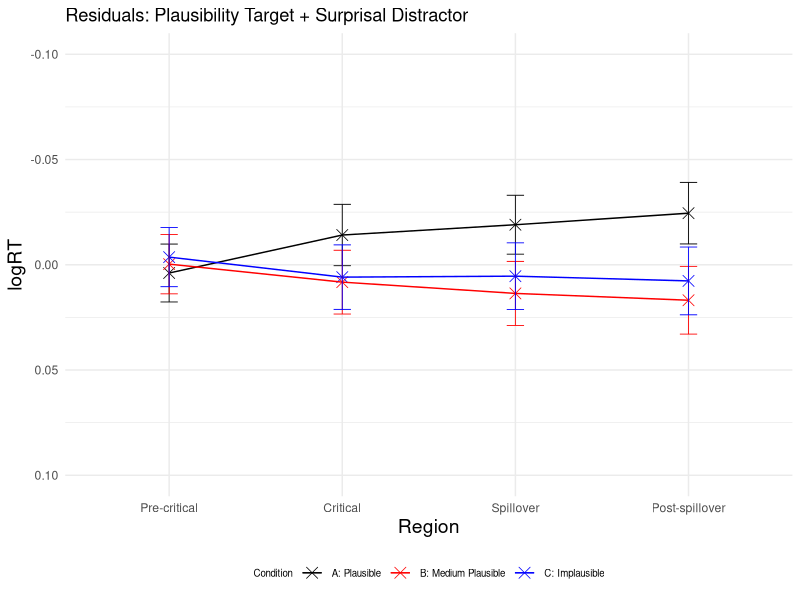
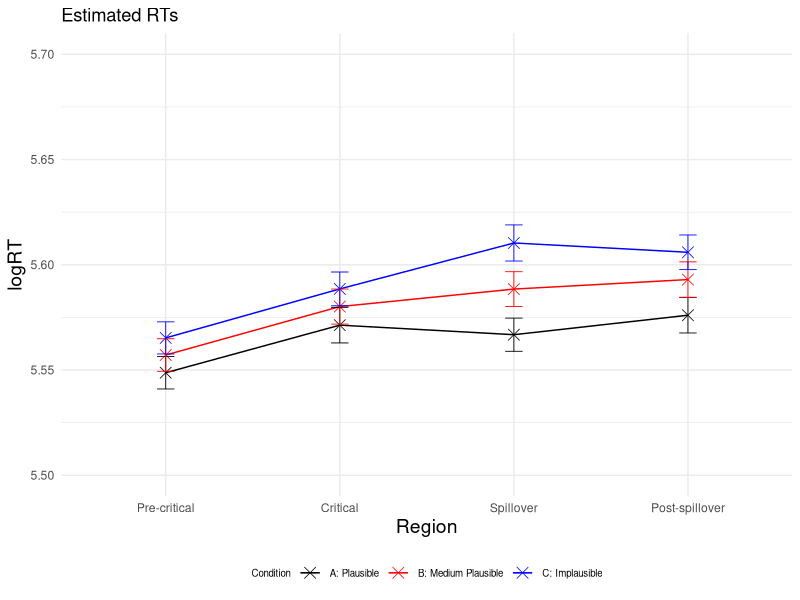
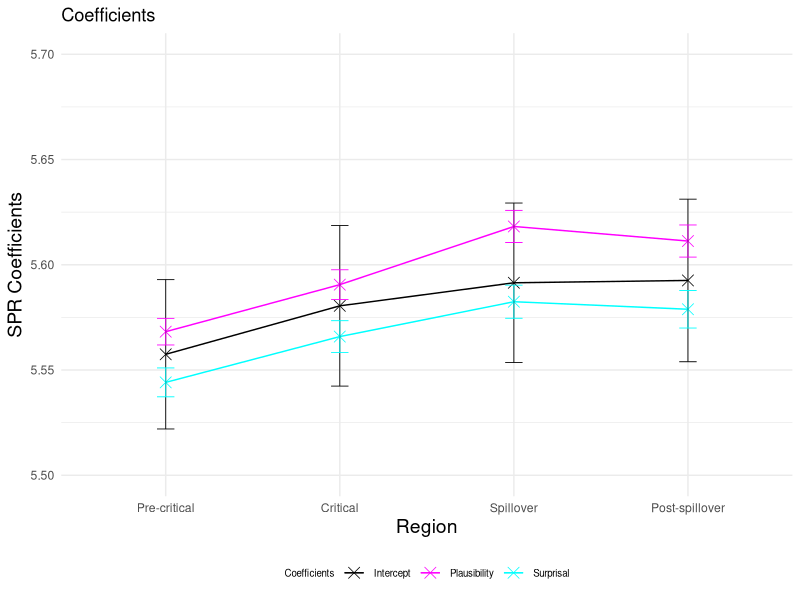
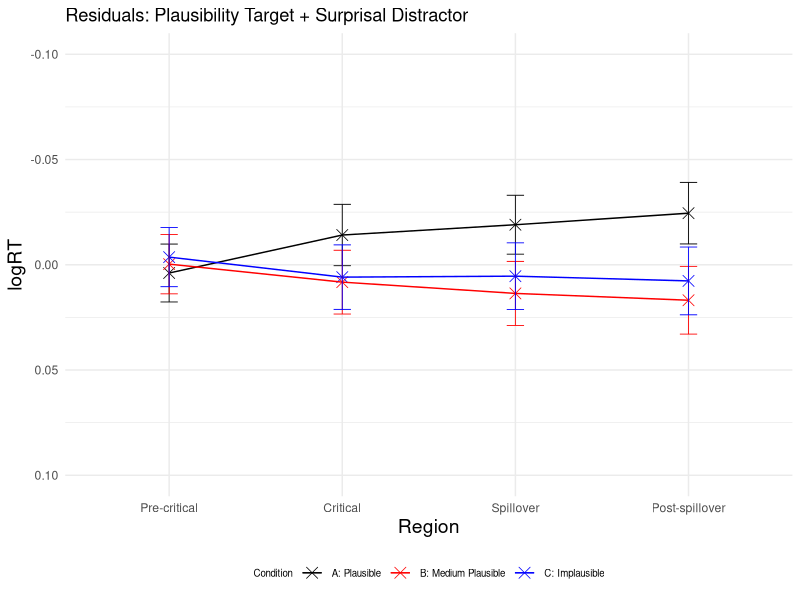
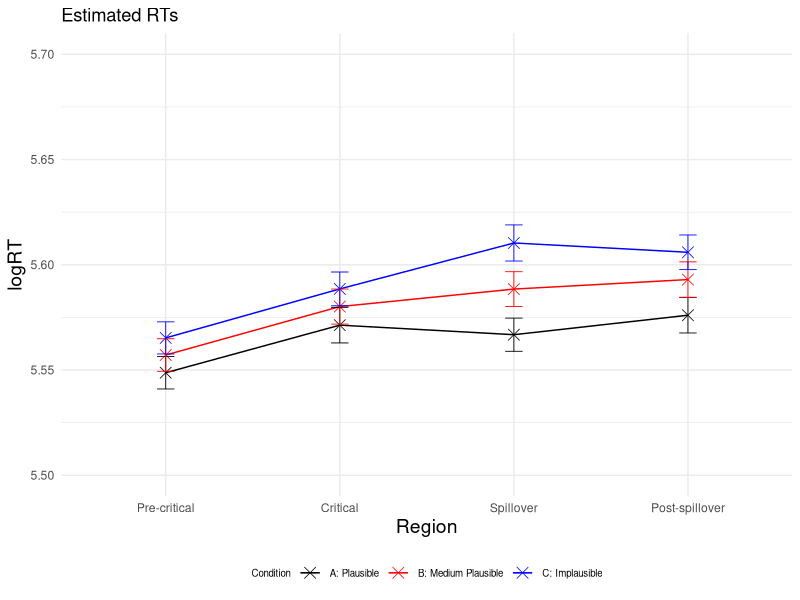
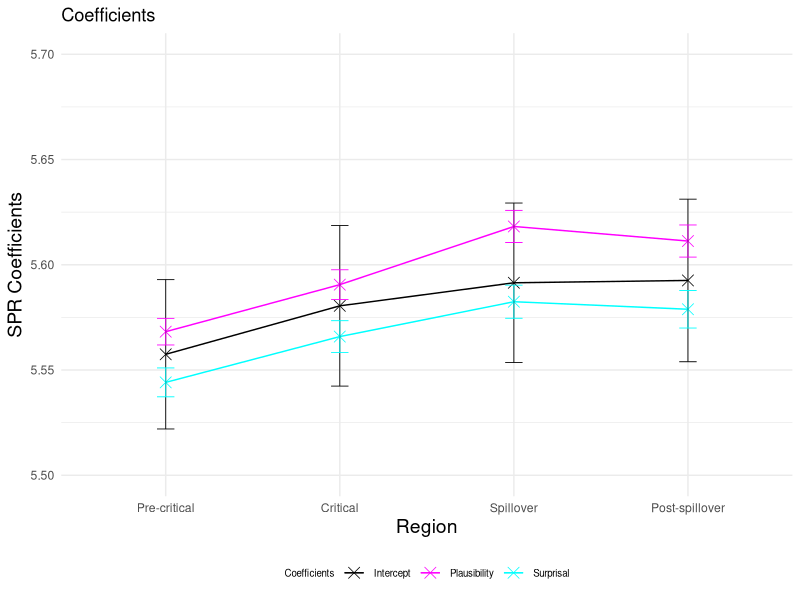

R code for these plots, in order:
### LMER ###
# load lme4 package
library(lme4)
library(lmerTest)
library(dplyr)
library(ggplot2)

setwd("~/Downloads/Master_Thesis/3_SPR_Study/Results/")
GP6 <- read.csv("GP6SPR_processed.csv")

residuals <- data.frame(
  Region = character(0),
  Condition = character(0),
  Residual = numeric(0),
  SE_Residual = numeric(0)
)

logRT_estimated <- data.frame(
  Region = character(0),
  Condition = character(0),
  Estimated_logRT = numeric(0),
  SE_Estimated = numeric(0)
)

p_values <- data.frame(
  Region = character(0),
  p_value_plausibility_target = numeric(0),
  p_value_surprisal_distractor = numeric(0)
)

SPR_coefficients <- data.frame(
  Region = character(0),
  Estimate = character(0),
  Estimate_value = numeric(0),
  Estimate_error = numeric(0)
)

regions <- c("Pre-critical", "Critical", "Spillover", "Post-spillover") 
conditions <- c("A", "B", "C") 

for (region in regions) 
{
  # Precritical region
  region_subset <- subset(GP6, Region == region)

  # standardise predictors
  region_subset$scaled_Plaus_per_region <- scale(region_subset$SPR_Plaus_Rating)
  region_subset$scaled_Surprisaldist_per_region <- scale(region_subset$Surprisal_distractor)
  # invert predictor plausibility
  region_subset$inverted_scaled_Plaus_per_region <- (region_subset$scaled_Plaus_per_region) * (-1)
  #log transform reading times
  region_subset$logRT_per_region <- log(region_subset$ReadingTime)
  
  
  # define and run the linear mixed-effects regression model for the precritical region 
  model_per_region <- lmerTest::lmer(logRT_per_region ~ inverted_scaled_Plaus_per_region + scaled_Surprisaldist_per_region + 
                              (1 + inverted_scaled_Plaus_per_region + scaled_Surprisaldist_per_region | Subject) + 
                              (1 + inverted_scaled_Plaus_per_region + scaled_Surprisaldist_per_region | Item), data = region_subset)
  
  # print the summary of the model
  summary_per_region <- summary(model_per_region)
  print(summary_per_region)
  
  # calculate p-values
  p_values_per_region <- summary_per_region$coefficients[, "Pr(>|t|)"]
  new_row_p_value <- data.frame(Region = region, 
                                p_value_plausibility_target = p_values_per_region[2], 
                                p_value_surprisal_distractor = p_values_per_region[3])
  p_values <- rbind(p_values, new_row_p_value)
  
  # extract intercept and coefficients added to intercept
  coefficients_per_region <- summary_per_region$coefficients
  intercept <- coefficients_per_region["(Intercept)", 1]
  plaus_target_coeff <- coefficients_per_region["(Intercept)", 1] + coefficients_per_region["inverted_scaled_Plaus_per_region", 1]
  surprisal_distractor_coeff <- coefficients_per_region["(Intercept)", 1] + coefficients_per_region["scaled_Surprisaldist_per_region", 1]
  
  # add error bars for coefficients and intercept
  new_row_coefficient <- data.frame(Region = region, Estimate = "Intercept", Estimate_value = intercept, Estimate_error = coefficients_per_region["(Intercept)", 2])
  SPR_coefficients <- rbind(SPR_coefficients, new_row_coefficient)
  
  new_row_coefficient <- data.frame(Region = region, Estimate = "Plausability", Estimate_value = plaus_target_coeff, Estimate_error = coefficients_per_region["inverted_scaled_Plaus_per_region", 2])
  SPR_coefficients <- rbind(SPR_coefficients, new_row_coefficient)
  
  new_row_coefficient <- data.frame(Region = region, Estimate = "Surprizal", Estimate_value = surprisal_distractor_coeff, Estimate_error = coefficients_per_region["scaled_Surprisaldist_per_region", 2])
  SPR_coefficients <- rbind(SPR_coefficients, new_row_coefficient)
  
  for (condition in conditions)
  {
    #####predict condition A, precritical#####
    region_per_condition <- subset(region_subset, Condition == condition)
    region_per_condition$region_per_condition_Predicted <- predict(model_per_region, newdata = region_per_condition,  type = "response")
    
    # calculate residuals
    Residual_region_per_condition <- mean(region_per_condition$logRT_per_region) - mean(region_per_condition$region_per_condition_Predicted)
    Residual_region_per_condition
    # observed RT for condition A precritical
    region_per_condition_logRT_observed <- mean(region_per_condition$logRT_per_region)
   # if (condition == "C") 
   #  {
   #  print(region_per_condition_logRT_observed)
   # }
    # estimated RT for condition A precritical
    region_per_condition_logRT_estimated <- mean(region_per_condition$region_per_condition_Predicted)
    region_per_condition_logRT_estimated
    
    # calculate standard error for residuals
    SE_residuals_region_per_condition <- sqrt(sd(region_per_condition$logRT, na.rm = TRUE)^2/length(region_per_condition$logRT) + sd(region_per_condition$region_per_condition_Predicted, na.rm = TRUE)^2/length(region_per_condition$region_per_condition_Predicted))
    
    new_row_residuals <- data.frame(Region = region, Condition = condition, Residual = Residual_region_per_condition, SE_Residual = SE_residuals_region_per_condition)
    residuals <- rbind(residuals, new_row_residuals)
    
    # calculate standard error for logRT estimated
    ##
    SE_estimated_region_per_condition <- sd(region_per_condition$region_per_condition_Predicted, na.rm = TRUE) / sqrt(length(region_per_condition$region_per_condition_Predicted)) 
    
    new_row_logRT_estimated <- data.frame(Region = region, Condition = condition, Estimated_logRT = region_per_condition_logRT_estimated, SE_Estimated = SE_estimated_region_per_condition)
    logRT_estimated <- rbind(logRT_estimated, new_row_logRT_estimated)
  }
}

# plot residuals
# Create a line plot 
p <- ggplot(residuals, aes(x = factor(Region, levels = c("Pre-critical", "Critical", "Spillover", "Post-spillover")), 
                           y = Residual, color = Condition, group = Condition)) + geom_point(shape = 4, size = 3.5, stroke = 0.4) + geom_line(linewidth=0.5) + ylim (0.10, -0.10)
p <- p + theme_minimal() + geom_errorbar(aes(ymin=Residual-SE_Residual, ymax=Residual+SE_Residual), width=.1, size=0.3) 
p <- p + scale_color_manual(name="Condition", labels=c("A: Plausible", "B: Medium Plausible", "C: Implausible"), values=c("#000000", "#FF0000", "#0000FF"))
p <- p + labs(x="Region", y="logRT", title = "Residuals: Plausibility Target + Surprisal Distractor") 
p <- p + theme(legend.position="bottom", legend.text=element_text(size=7), legend.title=element_text(size=7), axis.title.x = element_text(size = 14), axis.title.y = element_text(size = 14)) 
p 

ggsave("Residuals_Plot.pdf", p, width=4, height=4)


# plot estimated logRTs
# Create a line plot 
p <- ggplot(logRT_estimated, aes(x = factor(Region, levels = c("Pre-critical", "Critical", "Spillover", "Post-spillover")), 
                                 y = Estimated_logRT, color = Condition, group = Condition)) + geom_point(shape = 4, size = 3.5, stroke = 0.4) + geom_line(linewidth=0.5) + ylim (5.5, 5.7)
p <- p + theme_minimal() + geom_errorbar(aes(ymin=Estimated_logRT-SE_Estimated, ymax=Estimated_logRT+SE_Estimated), width=.1, size=0.3) 
p <- p + scale_color_manual(name="Condition", labels=c("A: Plausible", "B: Medium Plausible", "C: Implausible"), values=c("#000000", "#FF0000", "#0000FF"))
p <- p + labs(x="Region", y="logRT", title = "Estimated RTs") 
p <- p + theme(legend.position="bottom", legend.text=element_text(size=7), legend.title=element_text(size=7), axis.title.x = element_text(size = 14), axis.title.y = element_text(size = 14)) 
p 
ggsave("Estimated_RTs_Plot.pdf", p, width=4, height=4)

# plot intercept and coefficients added to intercept
p <- ggplot(SPR_coefficients, aes(x = factor(Region, levels = c("Pre-critical", "Critical", "Spillover", "Post-spillover")), 
                                 y = Estimate_value, color = Estimate, group = Estimate)) + geom_point(shape = 4, size = 3.5, stroke = 0.4) + geom_line(linewidth=0.5) + ylim (5.5, 5.7)
p <- p + theme_minimal() + geom_errorbar(aes(ymin=Estimate_value-Estimate_error, ymax=Estimate_value+Estimate_error), width=.1, size=0.3) 
p <- p + scale_color_manual(name="Coefficients", labels=c("Intercept", "Plausibility", "Surprisal"), values=c("#000000", "#FF00FF", "#00FFFF"))
p <- p + labs(x="Region", y="SPR Coefficients", title = "Coefficients") 
p <- p + theme(legend.position="bottom", legend.text=element_text(size=7), legend.title=element_text(size=7), axis.title.x = element_text(size = 14), axis.title.y = element_text(size = 14)) 
p 
ggsave("Intercept_Coefficients_Plot.pdf", p, width=4, height=4)
